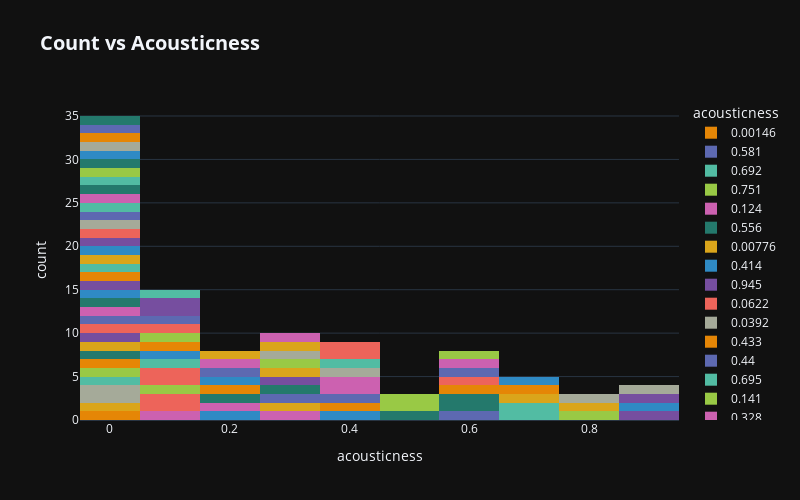

Here is the notebook cell this chart was saved with:
### Code cell
Features_copy = Features.copy()
Features_copy['acousticness'] = \
    Features_copy['acousticness'].fillna('Null')

fig=px.histogram(Features_copy,
                 x = 'acousticness',
                 color = 'acousticness',
                 title="<b>Count vs Acousticness",
                 color_discrete_sequence=px.colors.qualitative.Vivid,
                 width=800, height=500)
fig.update_layout(template="plotly_dark")
fig.update_layout(title_font_size=20)
fig.show()

### Figure 1 — Plotly figure (JSON) as saved in the notebook; plotly's stock layout.template omitted (floating-point values rounded to 4 significant figures)
{"data": [{"alignmentgroup": "True", "bingroup": "x", "hovertemplate": "acousticness=%{x}<br>count=%{y}<extra></extra>", "legendgroup": "0.00146", "marker": {"color": "rgb(229, 134, 6)", "pattern": {"shape": ""}}, "name": "0.00146", "offsetgroup": "0.00146", "orientation": "v", "showlegend": true, "type": "histogram", "x": [0.00146], "xaxis": "x", "yaxis": "y"}, {"alignmentgroup": "True", "bingroup": "x", "hovertemplate": "acousticness=%{x}<br>count=%{y}<extra></extra>", "legendgroup": "0.581", "marker": {"color": "rgb(93, 105, 177)", "pattern": {"shape": ""}}, "name": "0.581", "offsetgroup": "0.581", "orientation": "v", "showlegend": true, "type": "histogram", "x": [0.581], "xaxis": "x", "yaxis": "y"}, {"alignmentgroup": "True", "bingroup": "x", "hovertemplate": "acousticness=%{x}<br>count=%{y}<extra></extra>", "legendgroup": "0.692", "marker": {"color": "rgb(82, 188, 163)", "pattern": {"shape": ""}}, "name": "0.692", "offsetgroup": "0.692", "orientation": "v", "showlegend": true, "type": "histogram", "x": [0.692], "xaxis": "x", "yaxis": "y"}, {"alignmentgroup": "True", "bingroup": "x", "hovertemplate": "acousticness=%{x}<br>count=%{y}<extra></extra>", "legendgroup": "0.751", "marker": {"color": "rgb(153, 201, 69)", "pattern": {"shape": ""}}, "name": "0.751", "offsetgroup": "0.751", "orientation": "v", "showlegend": true, "type": "histogram", "x": [0.751], "xaxis": "x", "yaxis": "y"}, {"alignmentgroup": "True", "bingroup": "x", "hovertemplate": "acousticness=%{x}<br>count=%{y}<extra></extra>", "legendgroup": "0.124", "marker": {"color": "rgb(204, 97, 176)", "pattern": {"shape": ""}}, "name": "0.124", "offsetgroup": "0.124", "orientation": "v", "showlegend": true, "type": "histogram", "x": [0.124], "xaxis": "x", "yaxis": "y"}, {"alignmentgroup": "True", "bingroup": "x", "hovertemplate": "acousticness=%{x}<br>count=%{y}<extra></extra>", "legendgroup": "0.556", "marker": {"color": "rgb(36, 121, 108)", "pattern": {"shape": ""}}, "name": "0.556", "offsetgroup": "0.556", "orientation": "v", "showlegend": true, "type": "histogram", "x": [0.556, 0.556], "xaxis": "x", "yaxis": "y"}, {"alignmentgroup": "True", "bingroup": "x", "hovertemplate": "acousticness=%{x}<br>count=%{y}<extra></extra>", "legendgroup": "0.00776", "marker": {"color": "rgb(218, 165, 27)", "pattern": {"shape": ""}}, "name": "0.00776", "offsetgroup": "0.00776", "orientation": "v", "showlegend": true, "type": "histogram", "x": [0.00776], "xaxis": "x", "yaxis": "y"}, {"alignmentgroup": "True", "bingroup": "x", "hovertemplate": "acousticness=%{x}<br>count=%{y}<extra></extra>", "legendgroup": "0.414", "marker": {"color": "rgb(47, 138, 196)", "pattern": {"shape": ""}}, "name": "0.414", "offsetgroup": "0.414", "orientation": "v", "showlegend": true, "type": "histogram", "x": [0.414], "xaxis": "x", "yaxis": "y"}, {"alignmentgroup": "True", "bingroup": "x", "hovertemplate": "acousticness=%{x}<br>count=%{y}<extra></extra>", "legendgroup": "0.945", "marker": {"color": "rgb(118, 78, 159)", "pattern": {"shape": ""}}, "name": "0.945", "offsetgroup": "0.945", "orientation": "v", "showlegend": true, "type": "histogram", "x": [0.945], "xaxis": "x", "yaxis": "y"}, {"alignmentgroup": "True", "bingroup": "x", "hovertemplate": "acousticness=%{x}<br>count=%{y}<extra></extra>", "legendgroup": "0.0622", "marker": {"color": "rgb(237, 100, 90)", "pattern": {"shape": ""}}, "name": "0.0622", "offsetgroup": "0.0622", "orientation": "v", "showlegend": true, "type": "histogram", "x": [0.0622, 0.0622], "xaxis": "x", "yaxis": "y"}, {"alignmentgroup": "True", "bingroup": "x", "hovertemplate": "acousticness=%{x}<br>count=%{y}<extra></extra>", "legendgroup": "0.0392", "marker": {"color": "rgb(165, 170, 153)", "pattern": {"shape": ""}}, "name": "0.0392", "offsetgroup": "0.0392", "orientation": "v", "showlegend": true, "type": "histogram", "x": [0.0392], "xaxis": "x", "yaxis": "y"}, {"alignmentgroup": "True", "bingroup": "x", "hovertemplate": "acousticness=%{x}<br>count=%{y}<extra></extra>", "legendgroup": "0.433", "marker": {"color": "rgb(229, 134, 6)", "pattern": {"shape": ""}}, "name": "0.433", "offsetgroup": "0.433", "orientation": "v", "showlegend": true, "type": "histogram", "x": [0.433], "xaxis": "x", "yaxis": "y"}, {"alignmentgroup": "True", "bingroup": "x", "hovertemplate": "acousticness=%{x}<br>count=%{y}<extra></extra>", "legendgroup": "0.44", "marker": {"color": "rgb(93, 105, 177)", "pattern": {"shape": ""}}, "name": "0.44", "offsetgroup": "0.44", "orientation": "v", "showlegend": true, "type": "histogram", "x": [0.44], "xaxis": "x", "yaxis": "y"}, {"alignmentgroup": "True", "bingroup": "x", "hovertemplate": "acousticness=%{x}<br>count=%{y}<extra></extra>", "legendgroup": "0.695", "marker": {"color": "rgb(82, 188, 163)", "pattern": {"shape": ""}}, "name": "0.695", "offsetgroup": "0.695", "orientation": "v", "showlegend": true, "type": "histogram", "x": [0.695], "xaxis": "x", "yaxis": "y"}, {"alignmentgroup": "True", "bingroup": "x", "hovertemplate": "acousticness=%{x}<br>count=%{y}<extra></extra>", "legendgroup": "0.141", "marker": {"color": "rgb(153, 201, 69)", "pattern": {"shape": ""}}, "name": "0.141", "offsetgroup": "0.141", "orientation": "v", "showlegend": true, "type": "histogram", "x": [0.141], "xaxis": "x", "yaxis": "y"}, {"alignmentgroup": "True", "bingroup": "x", "hovertemplate": "acousticness=%{x}<br>count=%{y}<extra></extra>", "legendgroup": "0.328", "marker": {"color": "rgb(204, 97, 176)", "pattern": {"shape": ""}}, "name": "0.328", "offsetgroup": "0.328", "orientation": "v", "showlegend": true, "type": "histogram", "x": [0.328], "xaxis": "x", "yaxis": "y"}, {"alignmentgroup": "True", "bingroup": "x", "hovertemplate": "acousticness=%{x}<br>count=%{y}<extra></extra>", "legendgroup": "0.474", "marker": {"color": "rgb(36, 121, 108)", "pattern": {"shape": ""}}, "name": "0.474", "offsetgroup": "0.474", "orientation": "v", "showlegend": true, "type": "histogram", "x": [0.474], "xaxis": "x", "yaxis": "y"}, {"alignmentgroup": "True", "bingroup": "x", "hovertemplate": "acousticness=%{x}<br>count=%{y}<extra></extra>", "legendgroup": "0.349", "marker": {"color": "rgb(218, 165, 27)", "pattern": {"shape": ""}}, "name": "0.349", "offsetgroup": "0.349", "orientation": "v", "showlegend": true, "type": "histogram", "x": [0.349], "xaxis": "x", "yaxis": "y"}, {"alignmentgroup": "True", "bingroup": "x", "hovertemplate": "acousticness=%{x}<br>count=%{y}<extra></extra>", "legendgroup": "0.876", "marker": {"color": "rgb(47, 138, 196)", "pattern": {"shape": ""}}, "name": "0.876", "offsetgroup": "0.876", "orientation": "v", "showlegend": true, "type": "histogram", "x": [0.876], "xaxis": "x", "yaxis": "y"}, {"alignmentgroup": "True", "bingroup": "x", "hovertemplate": "acousticness=%{x}<br>count=%{y}<extra></extra>", "legendgroup": "0.934", "marker": {"color": "rgb(118, 78, 159)", "pattern": {"shape": ""}}, "name": "0.934", "offsetgroup": "0.934", "orientation": "v", "showlegend": true, "type": "histogram", "x": [0.934], "xaxis": "x", "yaxis": "y"}, {"alignmentgroup": "True", "bingroup": "x", "hovertemplate": "acousticness=%{x}<br>count=%{y}<extra></extra>", "legendgroup": "0.122", "marker": {"color": "rgb(237, 100, 90)", "pattern": {"shape": ""}}, "name": "0.122", "offsetgroup": "0.122", "orientation": "v", "showlegend": true, "type": "histogram", "x": [0.122, 0.122], "xaxis": "x", "yaxis": "y"}, {"alignmentgroup": "True", "bingroup": "x", "hovertemplate": "acousticness=%{x}<br>count=%{y}<extra></extra>", "legendgroup": "0.0332", "marker": {"color": "rgb(165, 170, 153)", "pattern": {"shape": ""}}, "name": "0.0332", "offsetgroup": "0.0332", "orientation": "v", "showlegend": true, "type": "histogram", "x": [0.0332], "xaxis": "x", "yaxis": "y"}, {"alignmentgroup": "True", "bingroup": "x", "hovertemplate": "acousticness=%{x}<br>count=%{y}<extra></extra>", "legendgroup": "0.607", "marker": {"color": "rgb(229, 134, 6)", "pattern": {"shape": ""}}, "name": "0.607", "offsetgroup": "0.607", "orientation": "v", "showlegend": true, "type": "histogram", "x": [0.607], "xaxis": "x", "yaxis": "y"}, {"alignmentgroup": "True", "bingroup": "x", "hovertemplate": "acousticness=%{x}<br>count=%{y}<extra></extra>", "legendgroup": "0.288", "marker": {"color": "rgb(93, 105, 177)", "pattern": {"shape": ""}}, "name": "0.288", "offsetgroup": "0.288", "orientation": "v", "showlegend": true, "type": "histogram", "x": [0.288], "xaxis": "x", "yaxis": "y"}, {"alignmentgroup": "True", "bingroup": "x", "hovertemplate": "acousticness=%{x}<br>count=%{y}<extra></extra>", "legendgroup": "0.0498", "marker": {"color": "rgb(82, 188, 163)", "pattern": {"shape": ""}}, "name": "0.0498", "offsetgroup": "0.0498", "orientation": "v", "showlegend": true, "type": "histogram", "x": [0.0498], "xaxis": "x", "yaxis": "y"}, {"alignmentgroup": "True", "bingroup": "x", "hovertemplate": "acousticness=%{x}<br>count=%{y}<extra></extra>", "legendgroup": "0.0495", "marker": {"color": "rgb(153, 201, 69)", "pattern": {"shape": ""}}, "name": "0.0495", "offsetgroup": "0.0495", "orientation": "v", "showlegend": true, "type": "histogram", "x": [0.0495], "xaxis": "x", "yaxis": "y"}, {"alignmentgroup": "True", "bingroup": "x", "hovertemplate": "acousticness=%{x}<br>count=%{y}<extra></extra>", "legendgroup": "0.371", "marker": {"color": "rgb(204, 97, 176)", "pattern": {"shape": ""}}, "name": "0.371", "offsetgroup": "0.371", "orientation": "v", "showlegend": true, "type": "histogram", "x": [0.371, 0.371], "xaxis": "x", "yaxis": "y"}, {"alignmentgroup": "True", "bingroup": "x", "hovertemplate": "acousticness=%{x}<br>count=%{y}<extra></extra>", "legendgroup": "0.342", "marker": {"color": "rgb(36, 121, 108)", "pattern": {"shape": ""}}, "name": "0.342", "offsetgroup": "0.342", "orientation": "v", "showlegend": true, "type": "histogram", "x": [0.342], "xaxis": "x", "yaxis": "y"}, {"alignmentgroup": "True", "bingroup": "x", "hovertemplate": "acousticness=%{x}<br>count=%{y}<extra></extra>", "legendgroup": "0.835", "marker": {"color": "rgb(218, 165, 27)", "pattern": {"shape": ""}}, "name": "0.835", "offsetgroup": "0.835", "orientation": "v", "showlegend": true, "type": "histogram", "x": [0.835], "xaxis": "x", "yaxis": "y"}, {"alignmentgroup": "True", "bingroup": "x", "hovertemplate": "acousticness=%{x}<br>count=%{y}<extra></extra>", "legendgroup": "0.192", "marker": {"color": "rgb(47, 138, 196)", "pattern": {"shape": ""}}, "name": "0.192", "offsetgroup": "0.192", "orientation": "v", "showlegend": true, "type": "histogram", "x": [0.192], "xaxis": "x", "yaxis": "y"}, {"alignmentgroup": "True", "bingroup": "x", "hovertemplate": "acousticness=%{x}<br>count=%{y}<extra></extra>", "legendgroup": "0.258", "marker": {"color": "rgb(118, 78, 159)", "pattern": {"shape": ""}}, "name": "0.258", "offsetgroup": "0.258", "orientation": "v", "showlegend": true, "type": "histogram", "x": [0.258], "xaxis": "x", "yaxis": "y"}, {"alignmentgroup": "True", "bingroup": "x", "hovertemplate": "acousticness=%{x}<br>count=%{y}<extra></extra>", "legendgroup": "0.634", "marker": {"color": "rgb(237, 100, 90)", "pattern": {"shape": ""}}, "name": "0.634", "offsetgroup": "0.634", "orientation": "v", "showlegend": true, "type": "histogram", "x": [0.634], "xaxis": "x", "yaxis": "y"}, {"alignmentgroup": "True", "bingroup": "x", "hovertemplate": "acousticness=%{x}<br>count=%{y}<extra></extra>", "legendgroup": "0.922", "marker": {"color": "rgb(165, 170, 153)", "pattern": {"shape": ""}}, "name": "0.922", "offsetgroup": "0.922", "orientation": "v", "showlegend": true, "type": "histogram", "x": [0.922], "xaxis": "x", "yaxis": "y"}, {"alignmentgroup": "True", "bingroup": "x", "hovertemplate": "acousticness=%{x}<br>count=%{y}<extra></extra>", "legendgroup": "0.000147", "marker": {"color": "rgb(229, 134, 6)", "pattern": {"shape": ""}}, "name": "0.000147", "offsetgroup": "0.000147", "orientation": "v", "showlegend": true, "type": "histogram", "x": [0.000147], "xaxis": "x", "yaxis": "y"}, {"alignmentgroup": "True", "bingroup": "x", "hovertemplate": "acousticness=%{x}<br>count=%{y}<extra></extra>", "legendgroup": "0.592", "marker": {"color": "rgb(93, 105, 177)", "pattern": {"shape": ""}}, "name": "0.592", "offsetgroup": "0.592", "orientation": "v", "showlegend": true, "type": "histogram", "x": [0.592], "xaxis": "x", "yaxis": "y"}, {"alignmentgroup": "True", "bingroup": "x", "hovertemplate": "acousticness=%{x}<br>count=%{y}<extra></extra>", "legendgroup": "0.0847", "marker": {"color": "rgb(82, 188, 163)", "pattern": {"shape": ""}}, "name": "0.0847", "offsetgroup": "0.0847", "orientation": "v", "showlegend": true, "type": "histogram", "x": [0.0847], "xaxis": "x", "yaxis": "y"}, {"alignmentgroup": "True", "bingroup": "x", "hovertemplate": "acousticness=%{x}<br>count=%{y}<extra></extra>", "legendgroup": "0.469", "marker": {"color": "rgb(153, 201, 69)", "pattern": {"shape": ""}}, "name": "0.469", "offsetgroup": "0.469", "orientation": "v", "showlegend": true, "type": "histogram", "x": [0.469], "xaxis": "x", "yaxis": "y"}, {"alignmentgroup": "True", "bingroup": "x", "hovertemplate": "acousticness=%{x}<br>count=%{y}<extra></extra>", "legendgroup": "0.184", "marker": {"color": "rgb(204, 97, 176)", "pattern": {"shape": ""}}, "name": "0.184", "offsetgroup": "0.184", "orientation": "v", "showlegend": true, "type": "histogram", "x": [0.184], "xaxis": "x", "yaxis": "y"}, {"alignmentgroup": "True", "bingroup": "x", "hovertemplate": "acousticness=%{x}<br>count=%{y}<extra></extra>", "legendgroup": "0.0462", "marker": {"color": "rgb(36, 121, 108)", "pattern": {"shape": ""}}, "name": "0.0462", "offsetgroup": "0.0462", "orientation": "v", "showlegend": true, "type": "histogram", "x": [0.0462], "xaxis": "x", "yaxis": "y"}, {"alignmentgroup": "True", "bingroup": "x", "hovertemplate": "acousticness=%{x}<br>count=%{y}<extra></extra>", "legendgroup": "0.00264", "marker": {"color": "rgb(218, 165, 27)", "pattern": {"shape": ""}}, "name": "0.00264", "offsetgroup": "0.00264", "orientation": "v", "showlegend": true, "type": "histogram", "x": [0.00264], "xaxis": "x", "yaxis": "y"}, {"alignmentgroup": "True", "bingroup": "x", "hovertemplate": "acousticness=%{x}<br>count=%{y}<extra></extra>", "legendgroup": "0.0654", "marker": {"color": "rgb(47, 138, 196)", "pattern": {"shape": ""}}, "name": "0.0654", "offsetgroup": "0.0654", "orientation": "v", "showlegend": true, "type": "histogram", "x": [0.0654], "xaxis": "x", "yaxis": "y"}, {"alignmentgroup": "True", "bingroup": "x", "hovertemplate": "acousticness=%{x}<br>count=%{y}<extra></extra>", "legendgroup": "0.00265", "marker": {"color": "rgb(118, 78, 159)", "pattern": {"shape": ""}}, "name": "0.00265", "offsetgroup": "0.00265", "orientation": "v", "showlegend": true, "type": "histogram", "x": [0.00265], "xaxis": "x", "yaxis": "y"}, {"alignmentgroup": "True", "bingroup": "x", "hovertemplate": "acousticness=%{x}<br>count=%{y}<extra></extra>", "legendgroup": "0.0038", "marker": {"color": "rgb(237, 100, 90)", "pattern": {"shape": ""}}, "name": "0.0038", "offsetgroup": "0.0038", "orientation": "v", "showlegend": true, "type": "histogram", "x": [0.0038], "xaxis": "x", "yaxis": "y"}, {"alignmentgroup": "True", "bingroup": "x", "hovertemplate": "acousticness=%{x}<br>count=%{y}<extra></extra>", "legendgroup": "0.431", "marker": {"color": "rgb(165, 170, 153)", "pattern": {"shape": ""}}, "name": "0.431", "offsetgroup": "0.431", "orientation": "v", "showlegend": true, "type": "histogram", "x": [0.431], "xaxis": "x", "yaxis": "y"}, {"alignmentgroup": "True", "bingroup": "x", "hovertemplate": "acousticness=%{x}<br>count=%{y}<extra></extra>", "legendgroup": "0.121", "marker": {"color": "rgb(229, 134, 6)", "pattern": {"shape": ""}}, "name": "0.121", "offsetgroup": "0.121", "orientation": "v", "showlegend": true, "type": "histogram", "x": [0.121], "xaxis": "x", "yaxis": "y"}, {"alignmentgroup": "True", "bingroup": "x", "hovertemplate": "acousticness=%{x}<br>count=%{y}<extra></extra>", "legendgroup": "0.000282", "marker": {"color": "rgb(93, 105, 177)", "pattern": {"shape": ""}}, "name": "0.000282", "offsetgroup": "0.000282", "orientation": "v", "showlegend": true, "type": "histogram", "x": [0.000282], "xaxis": "x", "yaxis": "y"}, {"alignmentgroup": "True", "bingroup": "x", "hovertemplate": "acousticness=%{x}<br>count=%{y}<extra></extra>", "legendgroup": "0.365", "marker": {"color": "rgb(82, 188, 163)", "pattern": {"shape": ""}}, "name": "0.365", "offsetgroup": "0.365", "orientation": "v", "showlegend": true, "type": "histogram", "x": [0.365], "xaxis": "x", "yaxis": "y"}, {"alignmentgroup": "True", "bingroup": "x", "hovertemplate": "acousticness=%{x}<br>count=%{y}<extra></extra>", "legendgroup": "0.0671", "marker": {"color": "rgb(153, 201, 69)", "pattern": {"shape": ""}}, "name": "0.0671", "offsetgroup": "0.0671", "orientation": "v", "showlegend": true, "type": "histogram", "x": [0.0671], "xaxis": "x", "yaxis": "y"}, {"alignmentgroup": "True", "bingroup": "x", "hovertemplate": "acousticness=%{x}<br>count=%{y}<extra></extra>", "legendgroup": "0.00513", "marker": {"color": "rgb(204, 97, 176)", "pattern": {"shape": ""}}, "name": "0.00513", "offsetgroup": "0.00513", "orientation": "v", "showlegend": true, "type": "histogram", "x": [0.00513], "xaxis": "x", "yaxis": "y"}, {"alignmentgroup": "True", "bingroup": "x", "hovertemplate": "acousticness=%{x}<br>count=%{y}<extra></extra>", "legendgroup": "0.000744", "marker": {"color": "rgb(36, 121, 108)", "pattern": {"shape": ""}}, "name": "0.000744", "offsetgroup": "0.000744", "orientation": "v", "showlegend": true, "type": "histogram", "x": [0.000744], "xaxis": "x", "yaxis": "y"}, {"alignmentgroup": "True", "bingroup": "x", "hovertemplate": "acousticness=%{x}<br>count=%{y}<extra></extra>", "legendgroup": "0.335", "marker": {"color": "rgb(218, 165, 27)", "pattern": {"shape": ""}}, "name": "0.335", "offsetgroup": "0.335", "orientation": "v", "showlegend": true, "type": "histogram", "x": [0.335], "xaxis": "x", "yaxis": "y"}, {"alignmentgroup": "True", "bingroup": "x", "hovertemplate": "acousticness=%{x}<br>count=%{y}<extra></extra>", "legendgroup": "8.47e-05", "marker": {"color": "rgb(47, 138, 196)", "pattern": {"shape": ""}}, "name": "8.47e-05", "offsetgroup": "8.47e-05", "orientation": "v", "showlegend": true, "type": "histogram", "x": [8.47e-05], "xaxis": "x", "yaxis": "y"}, {"alignmentgroup": "True", "bingroup": "x", "hovertemplate": "acousticness=%{x}<br>count=%{y}<extra></extra>", "legendgroup": "0.037", "marker": {"color": "rgb(118, 78, 159)", "pattern": {"shape": ""}}, "name": "0.037", "offsetgroup": "0.037", "orientation": "v", "showlegend": true, "type": "histogram", "x": [0.037], "xaxis": "x", "yaxis": "y"}, {"alignmentgroup": "True", "bingroup": "x", "hovertemplate": "acousticness=%{x}<br>count=%{y}<extra></extra>", "legendgroup": "0.0863", "marker": {"color": "rgb(237, 100, 90)", "pattern": {"shape": ""}}, "name": "0.0863", "offsetgroup": "0.0863", "orientation": "v", "showlegend": true, "type": "histogram", "x": [0.0863], "xaxis": "x", "yaxis": "y"}, {"alignmentgroup": "True", "bingroup": "x", "hovertemplate": "acousticness=%{x}<br>count=%{y}<extra></extra>", "legendgroup": "0.768", "marker": {"color": "rgb(165, 170, 153)", "pattern": {"shape": ""}}, "name": "0.768", "offsetgroup": "0.768", "orientation": "v", "showlegend": true, "type": "histogram", "x": [0.768], "xaxis": "x", "yaxis": "y"}, {"alignmentgroup": "True", "bingroup": "x", "hovertemplate": "acousticness=%{x}<br>count=%{y}<extra></extra>", "legendgroup": "0.00346", "marker": {"color": "rgb(229, 134, 6)", "pattern": {"shape": ""}}, "name": "0.00346", "offsetgroup": "0.00346", "orientation": "v", "showlegend": true, "type": "histogram", "x": [0.00346], "xaxis": "x", "yaxis": "y"}, {"alignmentgroup": "True", "bingroup": "x", "hovertemplate": "acousticness=%{x}<br>count=%{y}<extra></extra>", "legendgroup": "0.106", "marker": {"color": "rgb(93, 105, 177)", "pattern": {"shape": ""}}, "name": "0.106", "offsetgroup": "0.106", "orientation": "v", "showlegend": true, "type": "histogram", "x": [0.106], "xaxis": "x", "yaxis": "y"}, {"alignmentgroup": "True", "bingroup": "x", "hovertemplate": "acousticness=%{x}<br>count=%{y}<extra></extra>", "legendgroup": "0.0143", "marker": {"color": "rgb(82, 188, 163)", "pattern": {"shape": ""}}, "name": "0.0143", "offsetgroup": "0.0143", "orientation": "v", "showlegend": true, "type": "histogram", "x": [0.0143], "xaxis": "x", "yaxis": "y"}, {"alignmentgroup": "True", "bingroup": "x", "hovertemplate": "acousticness=%{x}<br>count=%{y}<extra></extra>", "legendgroup": "0.331", "marker": {"color": "rgb(153, 201, 69)", "pattern": {"shape": ""}}, "name": "0.331", "offsetgroup": "0.331", "orientation": "v", "showlegend": true, "type": "histogram", "x": [0.331], "xaxis": "x", "yaxis": "y"}, {"alignmentgroup": "True", "bingroup": "x", "hovertemplate": "acousticness=%{x}<br>count=%{y}<extra></extra>", "legendgroup": "0.588", "marker": {"color": "rgb(204, 97, 176)", "pattern": {"shape": ""}}, "name": "0.588", "offsetgroup": "0.588", "orientation": "v", "showlegend": true, "type": "histogram", "x": [0.588], "xaxis": "x", "yaxis": "y"}, {"alignmentgroup": "True", "bingroup": "x", "hovertemplate": "acousticness=%{x}<br>count=%{y}<extra></extra>", "legendgroup": "0.215", "marker": {"color": "rgb(36, 121, 108)", "pattern": {"shape": ""}}, "name": "0.215", "offsetgroup": "0.215", "orientation": "v", "showlegend": true, "type": "histogram", "x": [0.215], "xaxis": "x", "yaxis": "y"}, {"alignmentgroup": "True", "bingroup": "x", "hovertemplate": "acousticness=%{x}<br>count=%{y}<extra></extra>", "legendgroup": "0.0281", "marker": {"color": "rgb(218, 165, 27)", "pattern": {"shape": ""}}, "name": "0.0281", "offsetgroup": "0.0281", "orientation": "v", "showlegend": true, "type": "histogram", "x": [0.0281], "xaxis": "x", "yaxis": "y"}, {"alignmentgroup": "True", "bingroup": "x", "hovertemplate": "acousticness=%{x}<br>count=%{y}<extra></extra>", "legendgroup": "0.00286", "marker": {"color": "rgb(47, 138, 196)", "pattern": {"shape": ""}}, "name": "0.00286", "offsetgroup": "0.00286", "orientation": "v", "showlegend": true, "type": "histogram", "x": [0.00286], "xaxis": "x", "yaxis": "y"}, {"alignmentgroup": "True", "bingroup": "x", "hovertemplate": "acousticness=%{x}<br>count=%{y}<extra></extra>", "legendgroup": "0.0203", "marker": {"color": "rgb(118, 78, 159)", "pattern": {"shape": ""}}, "name": "0.0203", "offsetgroup": "0.0203", "orientation": "v", "showlegend": true, "type": "histogram", "x": [0.0203], "xaxis": "x", "yaxis": "y"}, {"alignmentgroup": "True", "bingroup": "x", "hovertemplate": "acousticness=%{x}<br>count=%{y}<extra></extra>", "legendgroup": "0.00868", "marker": {"color": "rgb(237, 100, 90)", "pattern": {"shape": ""}}, "name": "0.00868", "offsetgroup": "0.00868", "orientation": "v", "showlegend": true, "type": "histogram", "x": [0.00868], "xaxis": "x", "yaxis": "y"}, {"alignmentgroup": "True", "bingroup": "x", "hovertemplate": "acousticness=%{x}<br>count=%{y}<extra></extra>", "legendgroup": "0.00979", "marker": {"color": "rgb(165, 170, 153)", "pattern": {"shape": ""}}, "name": "0.00979", "offsetgroup": "0.00979", "orientation": "v", "showlegend": true, "type": "histogram", "x": [0.00979], "xaxis": "x", "yaxis": "y"}, {"alignmentgroup": "True", "bingroup": "x", "hovertemplate": "acousticness=%{x}<br>count=%{y}<extra></extra>", "legendgroup": "0.19", "marker": {"color": "rgb(229, 134, 6)", "pattern": {"shape": ""}}, "name": "0.19", "offsetgroup": "0.19", "orientation": "v", "showlegend": true, "type": "histogram", "x": [0.19], "xaxis": "x", "yaxis": "y"}, {"alignmentgroup": "True", "bingroup": "x", "hovertemplate": "acousticness=%{x}<br>count=%{y}<extra></extra>", "legendgroup": "0.00121", "marker": {"color": "rgb(93, 105, 177)", "pattern": {"shape": ""}}, "name": "0.00121", "offsetgroup": "0.00121", "orientation": "v", "showlegend": true, "type": "histogram", "x": [0.00121], "xaxis": "x", "yaxis": "y"}, {"alignmentgroup": "True", "bingroup": "x", "hovertemplate": "acousticness=%{x}<br>count=%{y}<extra></extra>", "legendgroup": "0.00801", "marker": {"color": "rgb(82, 188, 163)", "pattern": {"shape": ""}}, "name": "0.00801", "offsetgroup": "0.00801", "orientation": "v", "showlegend": true, "type": "histogram", "x": [0.00801], "xaxis": "x", "yaxis": "y"}, {"alignmentgroup": "True", "bingroup": "x", "hovertemplate": "acousticness=%{x}<br>count=%{y}<extra></extra>", "legendgroup": "0.64", "marker": {"color": "rgb(153, 201, 69)", "pattern": {"shape": ""}}, "name": "0.64", "offsetgroup": "0.64", "orientation": "v", "showlegend": true, "type": "histogram", "x": [0.64], "xaxis": "x", "yaxis": "y"}, {"alignmentgroup": "True", "bingroup": "x", "hovertemplate": "acousticness=%{x}<br>count=%{y}<extra></extra>", "legendgroup": "0.00883", "marker": {"color": "rgb(204, 97, 176)", "pattern": {"shape": ""}}, "name": "0.00883", "offsetgroup": "0.00883", "orientation": "v", "showlegend": true, "type": "histogram", "x": [0.00883], "xaxis": "x", "yaxis": "y"}, {"alignmentgroup": "True", "bingroup": "x", "hovertemplate": "acousticness=%{x}<br>count=%{y}<extra></extra>", "legendgroup": "0.0353", "marker": {"color": "rgb(36, 121, 108)", "pattern": {"shape": ""}}, "name": "0.0353", "offsetgroup": "0.0353", "orientation": "v", "showlegend": true, "type": "histogram", "x": [0.0353], "xaxis": "x", "yaxis": "y"}, {"alignmentgroup": "True", "bingroup": "x", "hovertemplate": "acousticness=%{x}<br>count=%{y}<extra></extra>", "legendgroup": "0.699", "marker": {"color": "rgb(218, 165, 27)", "pattern": {"shape": ""}}, "name": "0.699", "offsetgroup": "0.699", "orientation": "v", "showlegend": true, "type": "histogram", "x": [0.699], "xaxis": "x", "yaxis": "y"}, {"alignmentgroup": "True", "bingroup": "x", "hovertemplate": "acousticness=%{x}<br>count=%{y}<extra></extra>", "legendgroup": "0.229", "marker": {"color": "rgb(47, 138, 196)", "pattern": {"shape": ""}}, "name": "0.229", "offsetgroup": "0.229", "orientation": "v", "showlegend": true, "type": "histogram", "x": [0.229], "xaxis": "x", "yaxis": "y"}, {"alignmentgroup": "True", "bingroup": "x", "hovertemplate": "acousticness=%{x}<br>count=%{y}<extra></extra>", "legendgroup": "0.0902", "marker": {"color": "rgb(118, 78, 159)", "pattern": {"shape": ""}}, "name": "0.0902", "offsetgroup": "0.0902", "orientation": "v", "showlegend": true, "type": "histogram", "x": [0.0902], "xaxis": "x", "yaxis": "y"}, {"alignmentgroup": "True", "bingroup": "x", "hovertemplate": "acousticness=%{x}<br>count=%{y}<extra></extra>", "legendgroup": "0.401", "marker": {"color": "rgb(237, 100, 90)", "pattern": {"shape": ""}}, "name": "0.401", "offsetgroup": "0.401", "orientation": "v", "showlegend": true, "type": "histogram", "x": [0.401], "xaxis": "x", "yaxis": "y"}, {"alignmentgroup": "True", "bingroup": "x", "hovertemplate": "acousticness=%{x}<br>count=%{y}<extra></extra>", "legendgroup": "0.293", "marker": {"color": "rgb(165, 170, 153)", "pattern": {"shape": ""}}, "name": "0.293", "offsetgroup": "0.293", "orientation": "v", "showlegend": true, "type": "histogram", "x": [0.293], "xaxis": "x", "yaxis": "y"}, {"alignmentgroup": "True", "bingroup": "x", "hovertemplate": "acousticness=%{x}<br>count=%{y}<extra></extra>", "legendgroup": "0.696", "marker": {"color": "rgb(229, 134, 6)", "pattern": {"shape": ""}}, "name": "0.696", "offsetgroup": "0.696", "orientation": "v", "showlegend": true, "type": "histogram", "x": [0.696], "xaxis": "x", "yaxis": "y"}, {"alignmentgroup": "True", "bingroup": "x", "hovertemplate": "acousticness=%{x}<br>count=%{y}<extra></extra>", "legendgroup": "0.186", "marker": {"color": "rgb(93, 105, 177)", "pattern": {"shape": ""}}, "name": "0.186", "offsetgroup": "0.186", "orientation": "v", "showlegend": true, "type": "histogram", "x": [0.186], "xaxis": "x", "yaxis": "y"}, {"alignmentgroup": "True", "bingroup": "x", "hovertemplate": "acousticness=%{x}<br>count=%{y}<extra></extra>", "legendgroup": "0.0293", "marker": {"color": "rgb(82, 188, 163)", "pattern": {"shape": ""}}, "name": "0.0293", "offsetgroup": "0.0293", "orientation": "v", "showlegend": true, "type": "histogram", "x": [0.0293], "xaxis": "x", "yaxis": "y"}, {"alignmentgroup": "True", "bingroup": "x", "hovertemplate": "acousticness=%{x}<br>count=%{y}<extra></extra>", "legendgroup": "0.00379", "marker": {"color": "rgb(153, 201, 69)", "pattern": {"shape": ""}}, "name": "0.00379", "offsetgroup": "0.00379", "orientation": "v", "showlegend": true, "type": "histogram", "x": [0.00379], "xaxis": "x", "yaxis": "y"}, {"alignmentgroup": "True", "bingroup": "x", "hovertemplate": "acousticness=%{x}<br>count=%{y}<extra></extra>", "legendgroup": "0.228", "marker": {"color": "rgb(204, 97, 176)", "pattern": {"shape": ""}}, "name": "0.228", "offsetgroup": "0.228", "orientation": "v", "showlegend": true, "type": "histogram", "x": [0.228], "xaxis": "x", "yaxis": "y"}, {"alignmentgroup": "True", "bingroup": "x", "hovertemplate": "acousticness=%{x}<br>count=%{y}<extra></extra>", "legendgroup": "0.000509", "marker": {"color": "rgb(36, 121, 108)", "pattern": {"shape": ""}}, "name": "0.000509", "offsetgroup": "0.000509", "orientation": "v", "showlegend": true, "type": "histogram", "x": [0.000509], "xaxis": "x", "yaxis": "y"}, {"alignmentgroup": "True", "bingroup": "x", "hovertemplate": "acousticness=%{x}<br>count=%{y}<extra></extra>", "legendgroup": "0.324", "marker": {"color": "rgb(218, 165, 27)", "pattern": {"shape": ""}}, "name": "0.324", "offsetgroup": "0.324", "orientation": "v", "showlegend": true, "type": "histogram", "x": [0.324], "xaxis": "x", "yaxis": "y"}, {"alignmentgroup": "True", "bingroup": "x", "hovertemplate": "acousticness=%{x}<br>count=%{y}<extra></extra>", "legendgroup": "0.013", "marker": {"color": "rgb(47, 138, 196)", "pattern": {"shape": ""}}, "name": "0.013", "offsetgroup": "0.013", "orientation": "v", "showlegend": true, "type": "histogram", "x": [0.013], "xaxis": "x", "yaxis": "y"}, {"alignmentgroup": "True", "bingroup": "x", "hovertemplate": "acousticness=%{x}<br>count=%{y}<extra></extra>", "legendgroup": "0.104", "marker": {"color": "rgb(118, 78, 159)", "pattern": {"shape": ""}}, "name": "0.104", "offsetgroup": "0.104", "orientation": "v", "showlegend": true, "type": "histogram", "x": [0.104], "xaxis": "x", "yaxis": "y"}, {"alignmentgroup": "True", "bingroup": "x", "hovertemplate": "acousticness=%{x}<br>count=%{y}<extra></extra>", "legendgroup": "0.38", "marker": {"color": "rgb(237, 100, 90)", "pattern": {"shape": ""}}, "name": "0.38", "offsetgroup": "0.38", "orientation": "v", "showlegend": true, "type": "histogram", "x": [0.38], "xaxis": "x", "yaxis": "y"}, {"alignmentgroup": "True", "bingroup": "x", "hovertemplate": "acousticness=%{x}<br>count=%{y}<extra></extra>", "legendgroup": "0.0151", "marker": {"color": "rgb(165, 170, 153)", "pattern": {"shape": ""}}, "name": "0.0151", "offsetgroup": "0.0151", "orientation": "v", "showlegend": true, "type": "histogram", "x": [0.0151], "xaxis": "x", "yaxis": "y"}, {"alignmentgroup": "True", "bingroup": "x", "hovertemplate": "acousticness=%{x}<br>count=%{y}<extra></extra>", "legendgroup": "0.0472", "marker": {"color": "rgb(229, 134, 6)", "pattern": {"shape": ""}}, "name": "0.0472", "offsetgroup": "0.0472", "orientation": "v", "showlegend": true, "type": "histogram", "x": [0.0472], "xaxis": "x", "yaxis": "y"}, {"alignmentgroup": "True", "bingroup": "x", "hovertemplate": "acousticness=%{x}<br>count=%{y}<extra></extra>", "legendgroup": "2.55e-05", "marker": {"color": "rgb(93, 105, 177)", "pattern": {"shape": ""}}, "name": "2.55e-05", "offsetgroup": "2.55e-05", "orientation": "v", "showlegend": true, "type": "histogram", "x": [2.55e-05], "xaxis": "x", "yaxis": "y"}, {"alignmentgroup": "True", "bingroup": "x", "hovertemplate": "acousticness=%{x}<br>count=%{y}<extra></extra>", "legendgroup": "0.0886", "marker": {"color": "rgb(82, 188, 163)", "pattern": {"shape": ""}}, "name": "0.0886", "offsetgroup": "0.0886", "orientation": "v", "showlegend": true, "type": "histogram", "x": [0.0886], "xaxis": "x", "yaxis": "y"}, {"alignmentgroup": "True", "bingroup": "x", "hovertemplate": "acousticness=%{x}<br>count=%{y}<extra></extra>", "legendgroup": "0.534", "marker": {"color": "rgb(153, 201, 69)", "pattern": {"shape": ""}}, "name": "0.534", "offsetgroup": "0.534", "orientation": "v", "showlegend": true, "type": "histogram", "x": [0.534], "xaxis": "x", "yaxis": "y"}, {"alignmentgroup": "True", "bingroup": "x", "hovertemplate": "acousticness=%{x}<br>count=%{y}<extra></extra>", "legendgroup": "0.287", "marker": {"color": "rgb(204, 97, 176)", "pattern": {"shape": ""}}, "name": "0.287", "offsetgroup": "0.287", "orientation": "v", "showlegend": true, "type": "histogram", "x": [0.287], "xaxis": "x", "yaxis": "y"}, {"alignmentgroup": "True", "bingroup": "x", "hovertemplate": "acousticness=%{x}<br>count=%{y}<extra></extra>", "legendgroup": "0.00239", "marker": {"color": "rgb(36, 121, 108)", "pattern": {"shape": ""}}, "name": "0.00239", "offsetgroup": "0.00239", "orientation": "v", "showlegend": true, "type": "histogram", "x": [0.00239], "xaxis": "x", "yaxis": "y"}, {"alignmentgroup": "True", "bingroup": "x", "hovertemplate": "acousticness=%{x}<br>count=%{y}<extra></extra>", "legendgroup": "0.198", "marker": {"color": "rgb(218, 165, 27)", "pattern": {"shape": ""}}, "name": "0.198", "offsetgroup": "0.198", "orientation": "v", "showlegend": true, "type": "histogram", "x": [0.198], "xaxis": "x", "yaxis": "y"}, {"alignmentgroup": "True", "bingroup": "x", "hovertemplate": "acousticness=%{x}<br>count=%{y}<extra></extra>", "legendgroup": "0.71", "marker": {"color": "rgb(47, 138, 196)", "pattern": {"shape": ""}}, "name": "0.71", "offsetgroup": "0.71", "orientation": "v", "showlegend": true, "type": "histogram", "x": [0.71], "xaxis": "x", "yaxis": "y"}], "layout": {"barmode": "relative", "height": 500, "legend": {"title": {"text": "acousticness"}, "tracegroupgap": 0}, "title": {"font": {"size": 20}, "text": "<b>Count vs Acousticness"}, "width": 800, "xaxis": {"anchor": "y", "categoryarray": [0.00146, 0.581, 0.692, 0.751, 0.124, 0.556, 0.00776, 0.414, 0.945, 0.0622, 0.0392, 0.433, 0.44, 0.695, 0.141, 0.328, 0.474, 0.349, 0.876, 0.934, 0.122, 0.0332, 0.607, 0.288, 0.0498, 0.0495, 0.371, 0.342, 0.835, 0.192, 0.258, 0.634, 0.922, 0.000147, 0.592, 0.0847, 0.469, 0.184, 0.0462, 0.00264, 0.0654, 0.00265, 0.0038, 0.431, 0.121, 0.000282, 0.365, 0.0671, 0.00513, 0.000744, 0.335, 8.47e-05, 0.037, 0.0863, 0.768, 0.00346, 0.106, 0.0143, 0.331, 0.588, 0.215, 0.0281, 0.00286, 0.0203, 0.00868, 0.00979, 0.19, 0.00121, 0.00801, 0.64, 0.00883, 0.0353, 0.699, 0.229, 0.0902, 0.401, 0.293, 0.696, 0.186, 0.0293, 0.00379, 0.228, 0.000509, 0.324, 0.013, 0.104, 0.38, 0.0151, 0.0472, 2.55e-05, 0.0886, 0.534, 0.287, 0.00239, 0.198, 0.71], "categoryorder": "array", "domain": [0, 1], "title": {"text": "acousticness"}}, "yaxis": {"anchor": "x", "domain": [0, 1], "title": {"text": "count"}}}}
